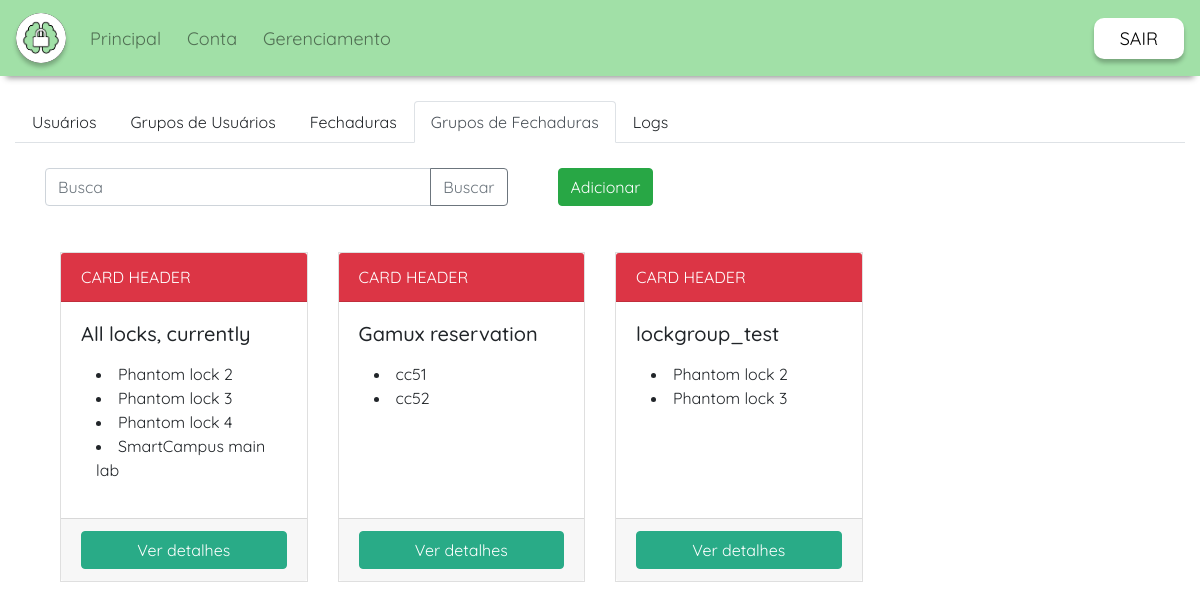
The page /smartlock/manage/lock_groups/ (signed in) on the database its author committed.
### smartlock/models.py (models this page shows, shortened)
class LockGroup(models.Model):
    name = models.CharField(max_length=150, null=False, blank=False, unique=True)
    grup = models.ManyToManyField(Lock, verbose_name='group')
    class Meta:
        ordering = [functions.Lower('name')]

class Lock(models.Model):
    name = models.CharField(max_length=150, null=False, blank=False, unique=True)
    tmzn = models.ForeignKey(to=TimeZone,
                             on_delete=models.PROTECT, verbose_name='timezone',
                             null=False, blank=False)
    ruid = models.CharField('RUID', max_length=32, help_text='Random unique identifier',
                            null=False, blank=False, unique=True,
                            default=get_ruid)
    class Meta:
        ordering = [functions.Lower('name')]

### smartlock/templates/smartlock/lockgroup_list.html
{% extends "./lockgroup.html" %}{% block lock_groups_content %}
<div class="container-fluid" >
  <div class="row" style="padding-top:25px; width:100%;">
    <div class="col col-sm-5 input-group mb-3">
      <input type="text" class="form-control" placeholder="Busca" aria-label="search" aria-describedby="button-addon2">
      <div class="input-group-append">
        <button class="btn btn-outline-secondary" type="button" id="button-addon2">Buscar</button>
      </div>
    </div>
    <div class="col col-sm-2 input-group mb-3" style="margin-left:50px;">
      <a href="{% url 'smartlock:new_lock_group' %}">
        <button class="btn btn-success" type="button" id="button-addon2">Adicionar</button></a>
    </div>
  </div>
  <div class="row flex-grow-1" >
    <div class="col flex-grow-1" style="padding-top:5px; width:50%;">
      <div class="row flex-grow-1" style="padding-top:25px;">
        {% for lockgroup in object_list %}
        <div class="col-sm-6 col-xs-12 col-md-4 col-lg-3" style="min-width: 250px; margin-bottom:30px">
          <div class="card h-100"  >
            <div class="card-header bg-danger text-white">
              CARD HEADER
            </div>
            <div class="card-body">
              <h5 class="card-title">{{ lockgroup.name }}</h5>
              <p class="card-text">
                {% for lock in lockgroup.grup.all %}
                <li style="margin-left:15px;">{{ lock.name }}</li>
                {% endfor %}
              </p>
            </div>
            <div class="card-footer">
              <a href="{% url 'smartlock:lock_group' pk=lockgroup.pk %}" class="btn btn-primary">
                Ver detalhes</a>
            </div>
          </div>
        </div>
        {% empty %}
        No lock groups added.
        {% endfor %}
      </div>
    </div>
  </div>
</div>
{% endblock %}

### static/css/styles.css (style rules this page uses)
.row { margin-left: 0; margin-right: 0; }
.col { padding-left: 0; padding-right: 0; }
.card { margin: auto; border-radius: 0; }
.card .btn-primary { background-color: #29AB87; border-color: #29AB87; }
.card .btn.btn-primary { margin: auto; display: block; }
.site-container { position: absolute; width: 100%; min-height: 100vh; height: 100vh; top: 0; }
body { font-family: 'Quicksand', sans-serif; }
a, a:hover { color: inherit; text-decoration: inherit; }

### rows shown on the page
LockGroup: name "All locks, currently"
Lock: name "Phantom lock 2"
Lock: name "Phantom lock 3"
Lock: name "Phantom lock 4"
Lock: name "SmartCampus main lab"
LockGroup: name "Gamux reservation"
Lock: name "cc51"
Lock: name "cc52"
LockGroup: name "lockgroup_test"
